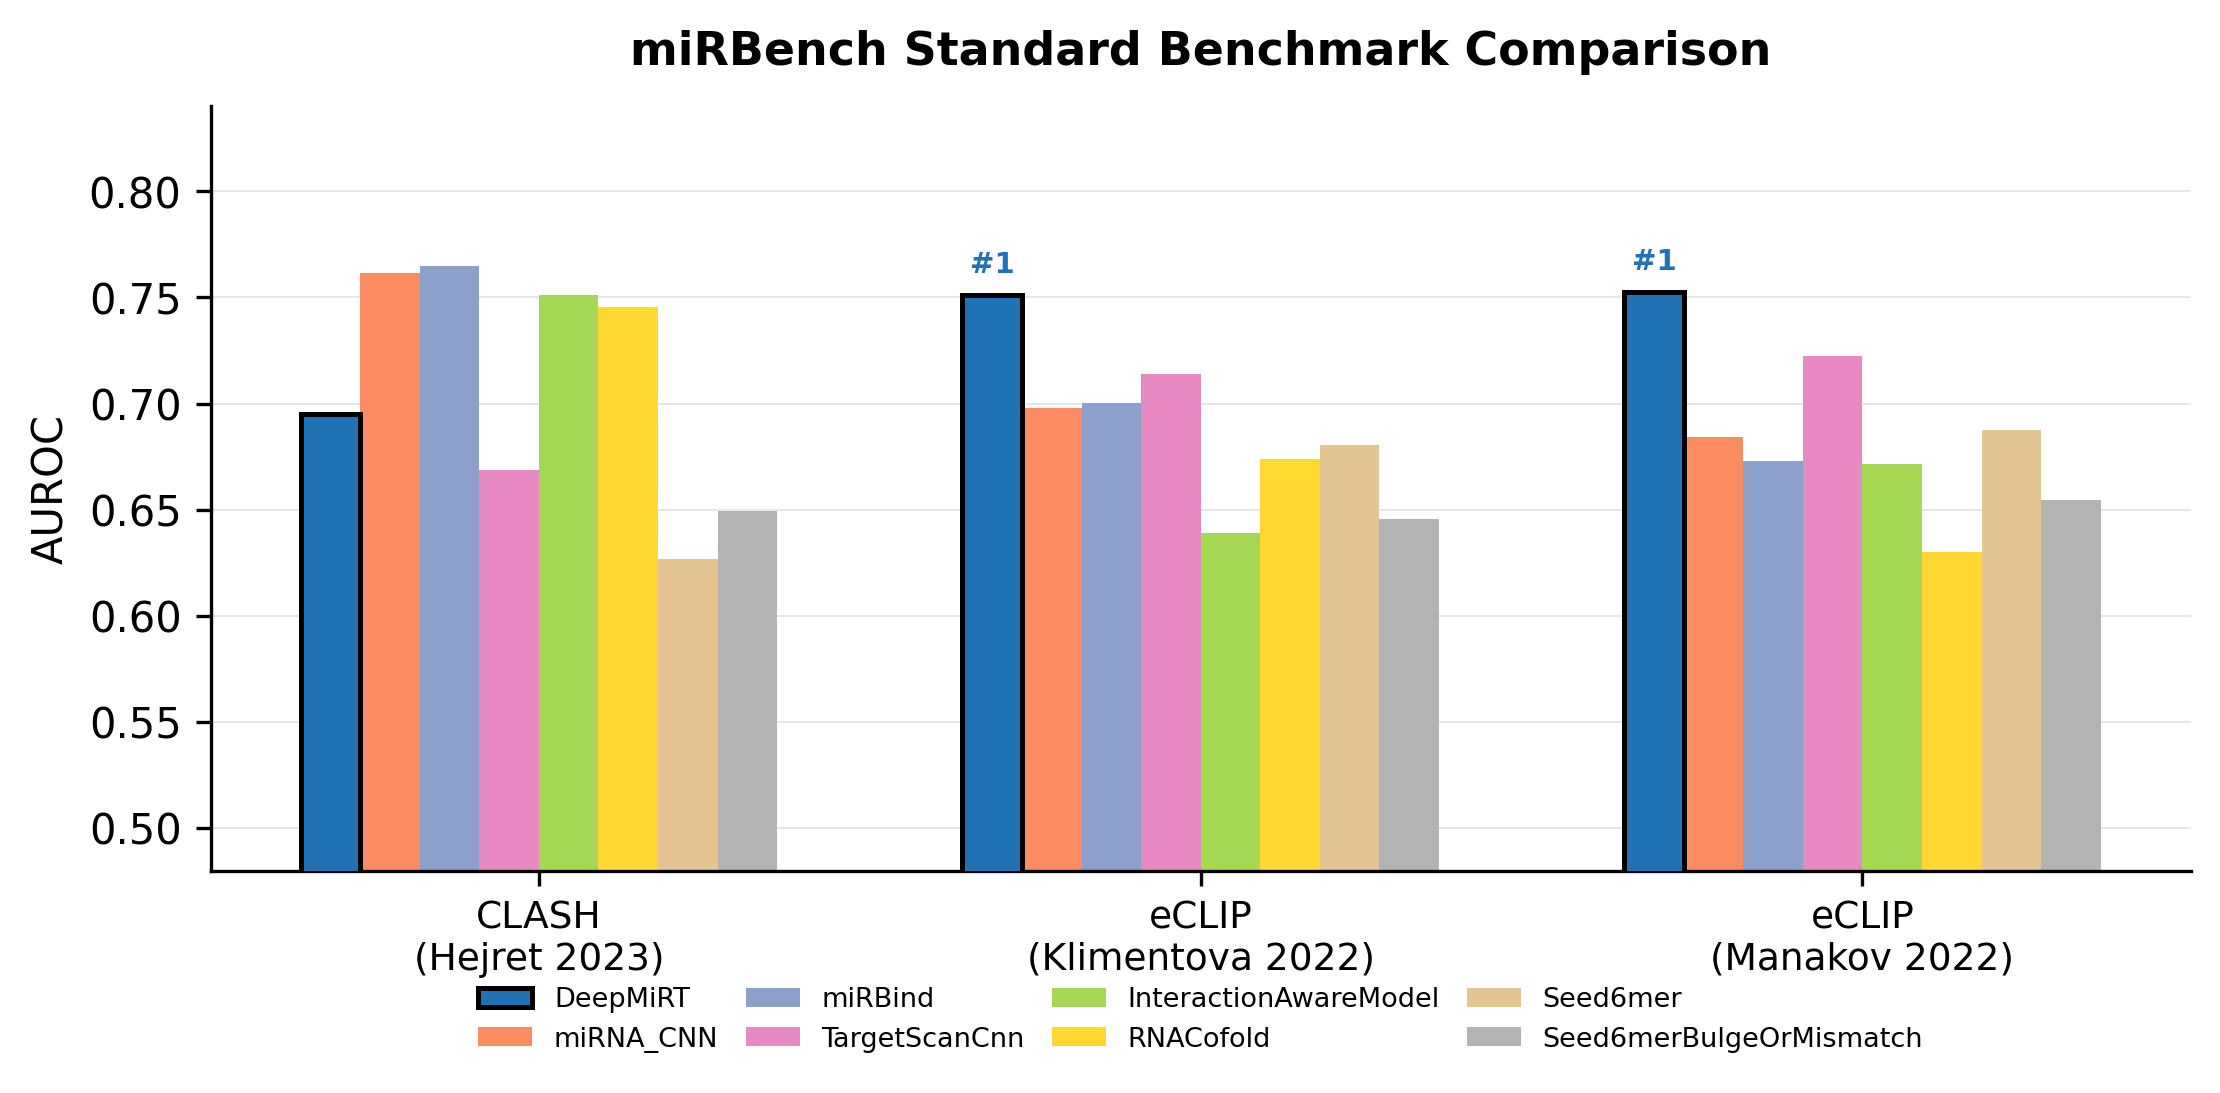

Python code for this plot:
#!/usr/bin/env python3
"""Figure 2: miRBench benchmark comparison — grouped bar chart."""

import pathlib

import matplotlib.pyplot as plt
import numpy as np
import pandas as pd

# ── Paths ──
# Use the same miRBench snapshot as paper/main.tex and paper/mirbench_aps/summary_aps.csv
# (not evaluation_outputs/, whose Manakov numbers differ).
TABLE_DIR = pathlib.Path(__file__).resolve().parents[1] / "mirbench_aps"
OUT = pathlib.Path(__file__).resolve().parent / "fig2_benchmark.pdf"

# ── Load data ──
datasets = {
    "CLASH\n(Hejret 2023)": "AGO2_CLASH_Hejret2023_results.csv",
    "eCLIP\n(Klimentova 2022)": "AGO2_eCLIP_Klimentova2022_results.csv",
    "eCLIP\n(Manakov 2022)": "AGO2_eCLIP_Manakov2022_results.csv",
}

# Top 8 methods to display (by mean AUROC across datasets)
all_dfs = {}
for label, fname in datasets.items():
    df = pd.read_csv(TABLE_DIR / fname)
    df["Method"] = df["Method"].str.replace(r"_[A-Za-z]+\d{4}$", "", regex=True)
    df["Method"] = df["Method"].replace("Ours (RNA-FM)", "DeepMiRT")
    all_dfs[label] = df.set_index("Method")["AUROC"]

combined = pd.DataFrame(all_dfs)
mean_auroc = combined.mean(axis=1).sort_values(ascending=False)
top_methods = mean_auroc.head(8).index.tolist()

# ── Plot ──
fig, ax = plt.subplots(figsize=(7.5, 3.8))

n_datasets = len(datasets)
n_methods = len(top_methods)
x = np.arange(n_datasets)
width = 0.09
offsets = np.linspace(-(n_methods - 1) / 2 * width, (n_methods - 1) / 2 * width, n_methods)

colors = plt.cm.Set2(np.linspace(0, 1, n_methods))
ours_color = "#2171b5"

dataset_labels = list(datasets.keys())

for i, method in enumerate(top_methods):
    vals = [combined.loc[method, ds] if method in combined.index else 0.5 for ds in dataset_labels]
    color = ours_color if method == "DeepMiRT" else colors[i]
    edgecolor = "black" if method == "DeepMiRT" else "none"
    lw = 1.2 if method == "DeepMiRT" else 0
    bars = ax.bar(
        x + offsets[i], vals, width,
        label=method, color=color, edgecolor=edgecolor, linewidth=lw,
        zorder=3 if method == "DeepMiRT" else 2,
    )

# Add #1 labels on eCLIP bars for DeepMiRT
ours_idx = top_methods.index("DeepMiRT")
for ds_idx, ds_label in enumerate(dataset_labels):
    if "eCLIP" in ds_label:
        val = combined.loc["DeepMiRT", ds_label]
        ax.annotate(
            "#1", (x[ds_idx] + offsets[ours_idx], val),
            textcoords="offset points", xytext=(0, 4),
            ha="center", va="bottom", fontsize=7, fontweight="bold", color=ours_color,
        )

ax.set_xticks(x)
ax.set_xticklabels(dataset_labels, fontsize=9)
ax.set_ylabel("AUROC", fontsize=10)
ax.set_ylim(0.48, 0.84)
ax.set_title("miRBench Standard Benchmark Comparison", fontsize=11, fontweight="bold", pad=10)
ax.legend(
    fontsize=6.5, ncol=4, loc="upper center",
    bbox_to_anchor=(0.5, -0.12), frameon=False, columnspacing=1,
)
ax.spines["top"].set_visible(False)
ax.spines["right"].set_visible(False)
ax.grid(axis="y", alpha=0.3, linewidth=0.5)
ax.set_axisbelow(True)

fig.tight_layout()
fig.savefig(OUT, bbox_inches="tight", dpi=300)
fig.savefig(OUT.with_suffix(".png"), bbox_inches="tight", dpi=300)
print(f"Saved: {OUT}")
